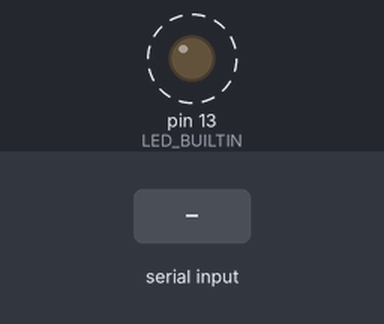
A sketch run on a simulated Arduino Uno, built with avr-gcc and run on an emulated ATmega328P. Shown: output pins drawn as LEDs (lit = HIGH). Dashed ring = blinking. Inputs (shaded band) come from the test bench. Pins used as bus, display or sensor lines are not drawn; what the sketch prints to the serial monitor is not drawn.

Above: at 5.8 s.
5.9 s: "1" received over the second serial link
Timing chart, 0 to 15.4 s (numbered marks = the images above; inputs shaded):
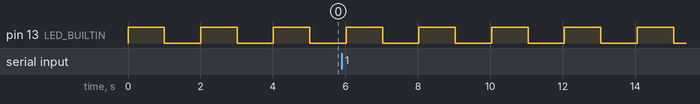

Measured:
- by itself, pin 13 (LED_BUILTIN): alternates HIGH for 1.0 s and LOW for 1.0 s

The sketch:

ESP07_Read_HM100.ino
```cpp
#include <SoftwareSerial.h>

#define SSerialTxControl 16

#define CHIP485_SEL_TX digitalWrite(SSerialTxControl,HIGH)  //Transmission
#define CHIP485_SEL_RX digitalWrite(SSerialTxControl,LOW)   //Receive

SoftwareSerial rs485(12,13); //(RX TX)
unsigned char Data[16];
byte  requestData[9]={
        0x01,   //Device ID
        0x03,   //Function
        0x00,   //Address high byte
        0x68,   //Address low byte
        0x00,   //Data high byte
        0x03,   //Data low byte
        0x84,   //CRC low byte
        0x17    //CRC high byte
      };
void DemandData(void)
{
  char mP[5];
  CHIP485_SEL_TX;

  //이후에 SoftwareSerial rs485에 byte requestData 써 넣는 루틴
  //rs485.write(requestData,8);
  //한 바이트씩 보내기
  for (int i=0; i<8; i++){
   rs485.write(requestData[i]);
  }

  Serial.print("Demand Data to HM-100 sending:");
  for(int i=0; i<8; i++){
    sprintf(mP, "0x%02x ", requestData[i]);
    Serial.print(mP);
  }
  Serial.println();

  CHIP485_SEL_RX;
}

int ReadData(void){
  int index =0;
  char mP[5];
  CHIP485_SEL_RX;

  index = rs485.available();
  if(index >0){
    Serial.print("Received Data:");
    for(int i=0; i<index; i++){
       Data[i] = rs485.read();
       sprintf(mP, "0x%02x ", Data[i]);
       Serial.print(mP);
    }
    Serial.print("\t"); Serial.println(index);
  }
  CHIP485_SEL_RX;
  return index;
}

void Parsing(void){
  float EC;
  float pH;
  float temp;

  EC = (float)((int)Data[3]*256+(int)Data[4])/100;
  pH = (float)((int)Data[5]*256+(int)Data[6])/100;
  temp = (float)((int)Data[7]*256+(int)Data[8])/10;

  for(int i=0; i<16; i++){
      Data[i] = 0x00;
  }
  //참고로 pH, temp, EC는 hm-100의 단위 select에 따라 달라진다.
  Serial.print("pH = "); Serial.print(pH); Serial.print('\t');
  Serial.print("tp = "); Serial.print(temp); Serial.print('\t');
  Serial.print("EC = "); Serial.println(EC);
  }

void setup(){
  pinMode(LED_BUILTIN, OUTPUT);
  pinMode(SSerialTxControl, OUTPUT);
  Serial.begin(115200);
  rs485.begin(19200);
  CHIP485_SEL_RX;
}

void loop(){
  digitalWrite(LED_BUILTIN, HIGH);   // turn the LED on (HIGH is the voltage level)
  DemandData();
  delay(1000);
  ReadData();
  Parsing();
  digitalWrite(LED_BUILTIN, LOW);    // turn the LED off by making the voltage LOW
  delay(1000);                       // wait for a second
}
```
